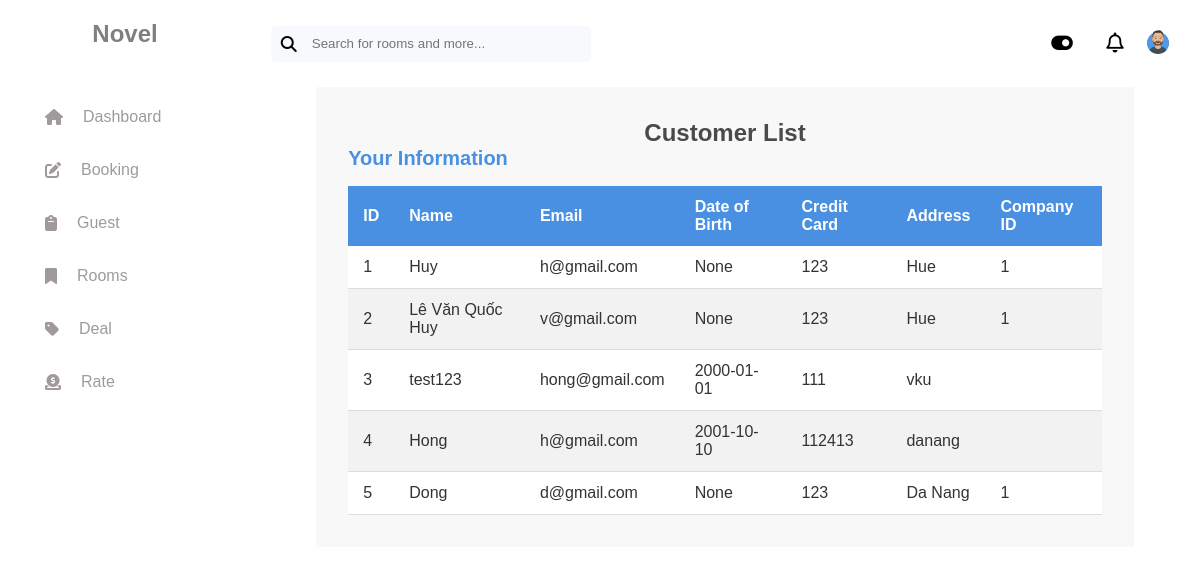
The page /customer (signed in) on the database its author committed.
### tables this page shows
CREATE TABLE customer (
  customer_id INTEGER PRIMARY KEY AUTOINCREMENT,
  name TEXT NOT NULL,
  email TEXT,
  dob DATE,
  credit_card TEXT,
  address TEXT,
  company_id INTEGER
);

### app.py (the view)
@app.route('/customer', methods=["GET"])
def customer():
    try:
        conn = get_db_connection()
        customers = conn.execute("""SELECT *
                                    FROM customer""").fetchall()
        conn.close()
        if not customers:
            flash("No customer data!", "error")
            return redirect(url_for('index'))
        return render_template('customer.html', customers=customers)
    except Exception as e:
        flash(f"An error has occurred: {str(e)}", "error")
        return redirect(url_for('index'))

### app.py (called while the page is built)
@app.before_request
def check_authentication():
    if request.endpoint not in ['login', 'register', 'static'] and not session.get("logged_in"):
        return redirect(url_for("login"))

### database/database_function.py (called while the page is built)
def get_db_connection():
    conn = sqlite3.connect('hotel1.db')
    conn.row_factory = sqlite3.Row
    return conn

### templates/customer.html
{% extends "layout.html" %} {% block stylesheets %}
<link rel="stylesheet" href="{{ url_for('static', filename='customer.css') }}" />
{% endblock %} {% block content %}
<div class="container">
    <h1>Customer List</h1>
    {% if customers %}
    <h3>Your Information</h3>
    <div class="table-responsive">
        <table class="table">
            <thead>
                <tr>
                    <th>ID</th>
                    <th>Name</th>
                    <th>Email</th>
                    <th>Date of Birth</th>
                    <th>Credit Card</th>
                    <th>Address</th>
                    <th>Company ID</th>
                </tr>
            </thead>
            <tbody>
                {% for customer in customers %}
                <tr>
                    <td>{{ customer['customer_id'] }}</td>
                    <td>{{ customer['name'] }}</td>
                    <td>{{ customer['email'] }}</td>
                    <td>{{ customer['dob'] }}</td>
                    <td>{{ customer['credit_card'] }}</td>
                    <td>{{ customer['address'] }}</td>
                    <td>{{ customer['company_id'] }}</td>
                </tr>
                {% endfor %}
            </tbody>
        </table>
    </div>
    {% else %}
    <p>No customer data to display.</p>
    {% endif %}
</div>
{% endblock %}

### static/layout.css (style rules this page uses)
* { margin: 0; padding: 0; box-sizing: border-box; }
body { display: flex; font-family: Arial, Helvetica, sans-serif; }

### static/customer.css (style rules this page uses)
.container { width: 90%; padding: 2rem; margin: 20px auto; background-color: #f8f8f8; }
.container h1 { text-align: center; font-size: 24px; color: #4a4a4a; }
h3 { font-size: 20px; color: #4a90e2; }
.table { width: 100%; border-collapse: collapse; margin-top: 1rem; }
.table thead th { background-color: #4a90e2; color: white; padding: 12px 15px; text-align: left; font-weight: bold; }
.table tbody tr { background-color: #fff; border-bottom: 1px solid #ddd; }
.table tbody tr:nth-child(even) { background-color: #f2f2f2; }
.table tbody td { padding: 12px 15px; color: #333; }
.table-responsive { overflow-x: auto; }

### rows shown on the page
customer: customer_id "1", name "Huy", email "h@gmail.com", dob "None", credit_card "123", address "Hue", company_id "1"
customer: customer_id "2", name "Lê Văn Quốc Huy", email "v@gmail.com", dob "None", credit_card "123", address "Hue", company_id "1"
customer: customer_id "3", name "test123", email "hong@gmail.com", dob "2000-01-01", credit_card "111", address "vku"
customer: customer_id "4", name "Hong", email "h@gmail.com", dob "2001-10-10", credit_card "112413", address "danang"
customer: customer_id "5", name "Dong", email "d@gmail.com", dob "None", credit_card "123", address "Da Nang", company_id "1"
